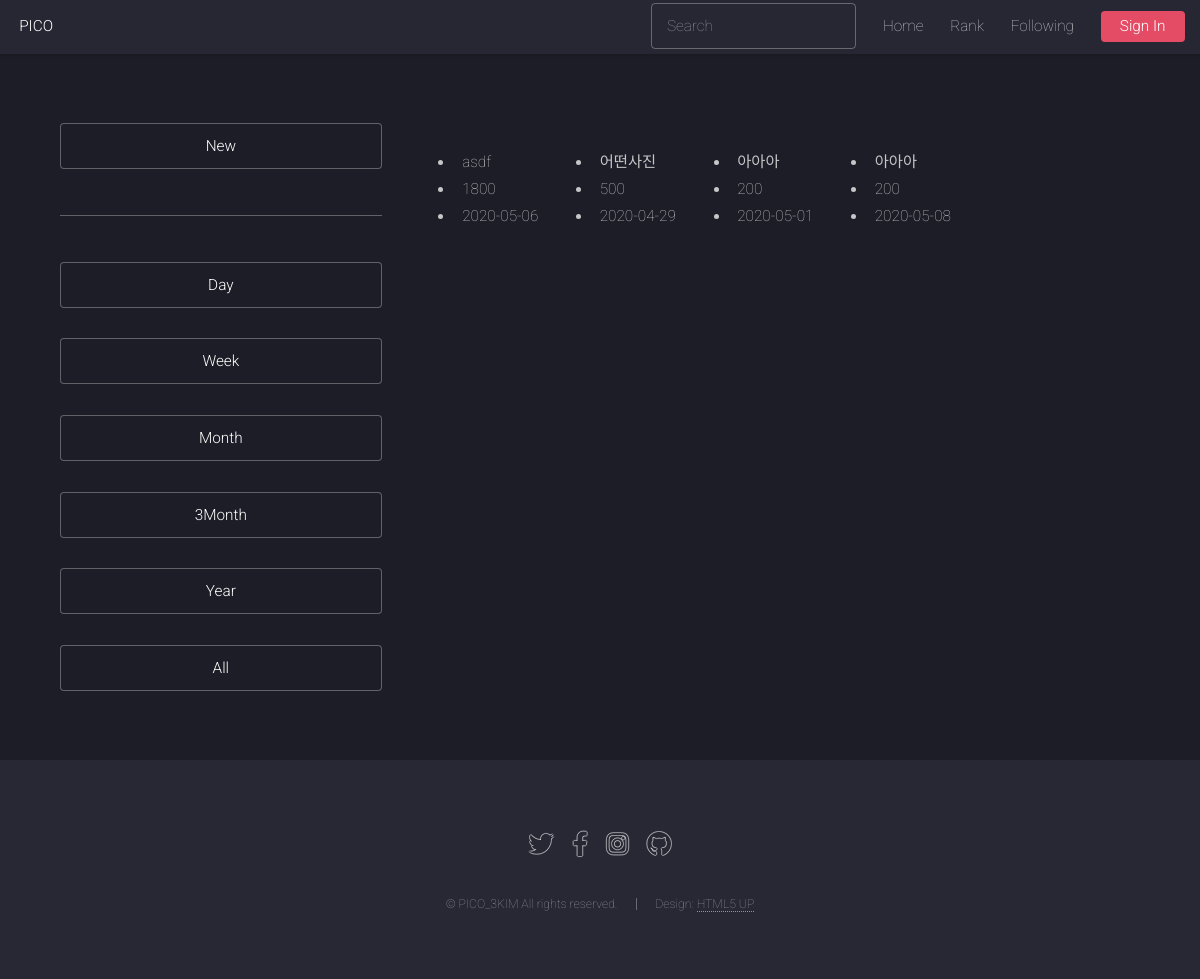
Page /explore/3month/ on the earlier database version.
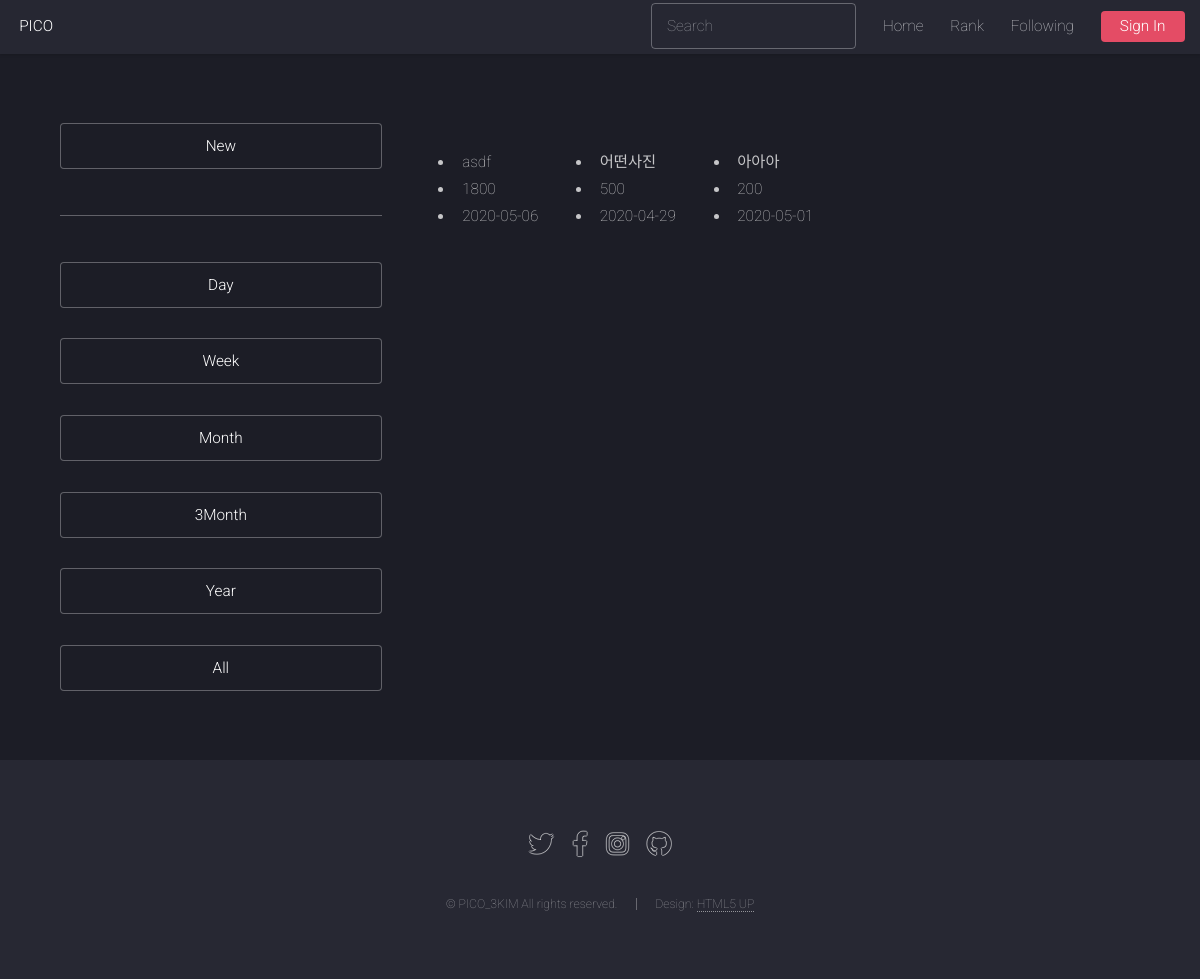
Same page on the later database version.
### photo/models.py (models this page shows, shortened)
class Photo(models.Model):
    title = models.CharField('TITLE', max_length=30)
    description = models.TextField('Photo Description', blank=True)
    tags = TaggableManager(blank=True)
    PICOIN = models.PositiveIntegerField(default=0, verbose_name='PICOIN')
    image = models.ImageField('IMAGE', upload_to='SorlPhoto/%Y')
    upload_dt = models.DateTimeField('Upload Date', auto_now_add=True)
    owner = models.ForeignKey(User, on_delete=models.CASCADE, verbose_name='OWNER', blank=True, null=True)
    def get_absolute_url(self):
        return reverse('photo:photo_detail', args=(self.id,))

### photo/views.py (the view)
# urls.py: path('3month/', views.PhotoLVRank3Month.as_view(), name='rank_3month'),
class PhotoLVRank3Month(ListView):
    model = Photo
    template_name = 'photo/photo_list_rank.html'
    def get_context_data(self, **kwargs):
        context = super(PhotoLVRank3Month, self).get_context_data(**kwargs)
        infolog = PhotoicoInfoLog.objects.filter(donate_dt__gte=datetime.now()-relativedelta(months=3))
        infolog = infolog.values('photo').annotate(total_PICO=Sum('PICOIN')).order_by('photo__id')
        photo_list = Photo.objects.filter(id__in=infolog.values_list('photo'))
        photo_list = list(zip(photo_list, infolog))
        photo_list = sorted(photo_list, key=lambda x:x[1]['total_PICO'], reverse=True)
        context['photo_list'] = photo_list
        return context

### photo/templates/photo/photo_list_rank.html (shortened to what this page needs)
{% extends "base.html" %}
{% load sorl_thumbnail %}
{% block content %}
<div class="row gtr-150">
    <div class="col-4 col-12-medium">
        <section id="sidebar">
            <div class="col-6 col-12">
                <ul class="actions fit"><li><a href="{% url 'photo:index' %}" class="button">New</a></li></ul>
                <hr>
                <ul class="actions fit"><li><a href="{% url 'photo:rank_day' %}" class="button">Day</a></li></ul>
                <ul class="actions fit"><li><a href="{% url 'photo:rank_week' %}" class="button">Week</a></li></ul>
                <ul class="actions fit"><li><a href="{% url 'photo:rank_month' %}" class="button">Month</a></li></ul>
                <ul class="actions fit"><li><a href="{% url 'photo:rank_3month' %}" class="button">3Month</a></li></ul>
                <ul class="actions fit"><li><a href="{% url 'photo:rank_year' %}" class="button">Year</a></li></ul>
                <ul class="actions fit"><li><a href="{% url 'photo:rank_all' %}" class="button">All</a></li></ul>
            </div>
        </section>
    </div>
    <div class="col-8 col-12-medium imp-medium">
        <section id="content">
            <div class="row">
                {% for photos in photo_list %}
                <div class="col-md-3 mb-5">
                    <div class="tumbnail">
                    </div>
                    <ul>
                        <li class="font-italic">{{ photos.0.title }}</li>
                        <li class="font-italic">{{ photos.1.total_PICO }}</li>
                        <li class="font-italic">{{ photos.0.upload_dt|date:"Y-m-d" }}</li>
                    </ul>
                </div>
                {% endfor %}
            </div>
        </section>
    </div>
</div>
{% endblock %}

Differences in the rows shown:
no longer on this page (row edited): Photo: title "아아아", PICOIN "200", upload_dt "2020-05-08"
